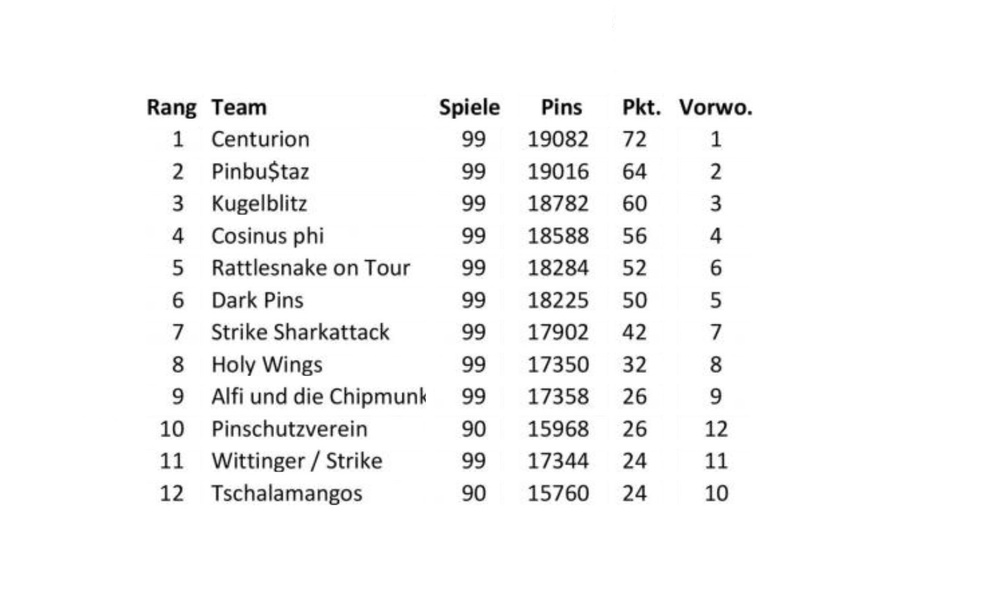
#> input picture Table structure recognition/unbordered_example.jpg, 1000 x 600 px, shrunk from 1632 x 980 before the run
$ jupyter execute 'borderless table.ipynb'
#> lines starting #> are read from the running program, lines starting #| are printed output that depends on the picture; after the words box and inside, x2 and y2 are one past the last pixel; in counts of white or black regions, pixels touching at a corner belong together
[cell 1]
import cv2
import numpy as np
import pandas as pd
import matplotlib.pyplot as plt

[cell 2]
img = cv2.imread("unbordered_example.jpg")
#> img is the input picture: shape (600, 1000, 3); min 0, max 255, mean 246.6
img = cv2.cvtColor(img, cv2.COLOR_BGR2GRAY)
#> img: shape (600, 1000)
img_height, img_width = img.shape
img.shape

[cell 3]
plt.imshow(img)
plt.show()

[cell 4]
# img_bin = cv2.adaptiveThreshold(img, 255, cv2.ADAPTIVE_THRESH_GAUSSIAN_C, cv2.THRESH_BINARY, 5, 5)
thresh, img_bin = cv2.threshold(img, 180, 255, cv2.THRESH_BINARY)
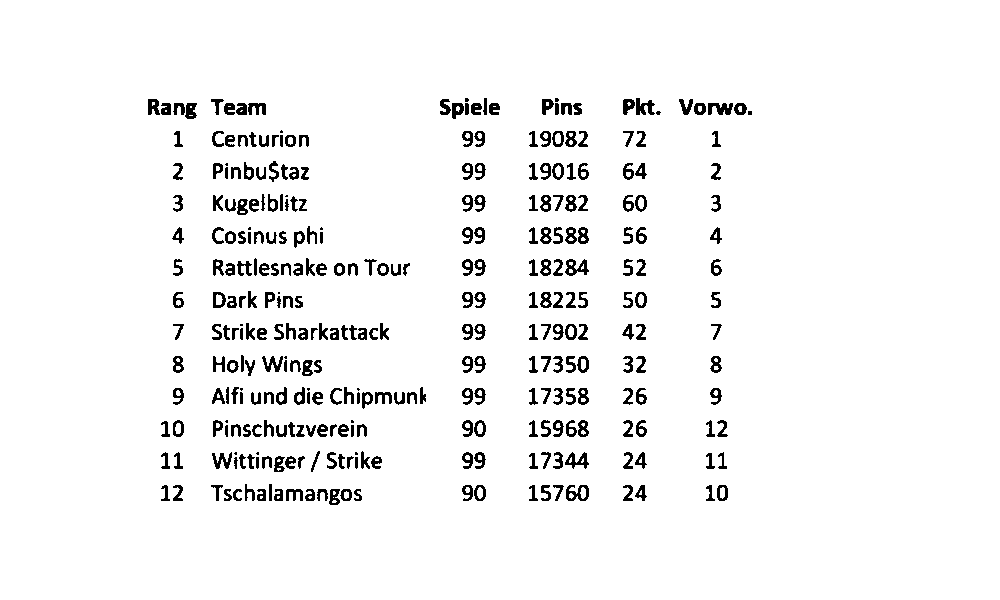
#> img_bin: shape (600, 1000); 95.5% white; 329 black regions (20 under 20 px), largest, box (x1, y1, x2, y2) and area: (565, 259, 589, 276) 212, (566, 485, 589, 501) 209, (708, 103, 733, 115) 206
plt.imshow(img_bin)
plt.show()

[cell 5]
img_median = cv2.medianBlur(img_bin, 3)
#> img_median: shape (600, 1000); 95.6% white; 303 black regions (17 under 20 px), largest, box (x1, y1, x2, y2) and area: (623, 98, 654, 115) 324, (440, 98, 469, 119) 308, (565, 227, 589, 244) 260
plt.imshow(img_median)
plt.show()

[cell 6]
ver_kernel = cv2.getStructuringElement(cv2.MORPH_RECT, (9, img_height*2)) #shape (kernel_len, 1) inverted! xD
vertical_lines = cv2.erode(img_median, ver_kernel, iterations=1)
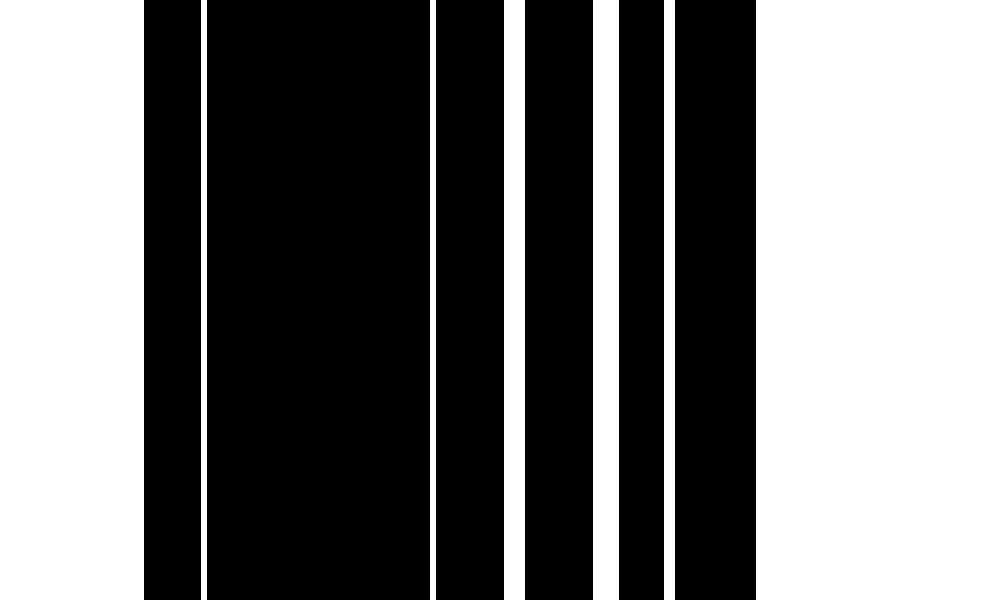
#> vertical_lines: shape (600, 1000); 45.8% white; 7 white regions, largest, box (x1, y1, x2, y2) and area: (756, 0, 1000, 600) 146400, (0, 0, 144, 600) 86400, (593, 0, 619, 600) 15600
plt.imshow(vertical_lines)
plt.show()

[cell 7]
hor_kernel = cv2.getStructuringElement(cv2.MORPH_RECT, (img_width*2, 9)) #shape (kernel_len, 1) inverted! xD
horizontal_lines = cv2.erode(img_median, hor_kernel, iterations=1)
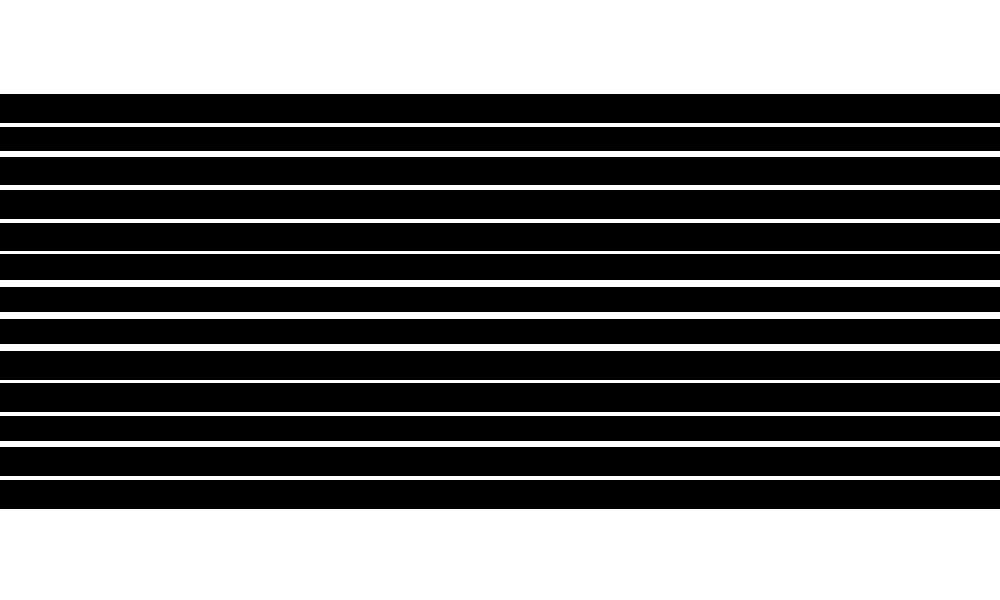
#> horizontal_lines: shape (600, 1000); 40.8% white; 14 white regions, largest, box (x1, y1, x2, y2) and area: (0, 0, 1000, 94) 94000, (0, 509, 1000, 600) 91000, (0, 280, 1000, 287) 7000
plt.imshow(horizontal_lines)
plt.show()

[cell 8]
img_vh = cv2.addWeighted(vertical_lines, 0.5, horizontal_lines, 0.5, 0.0)
plt.imshow(img_vh)
plt.show()

[cell 9]
img_vh

[cell 10]
~img_vh

[cell 11]
kernel = cv2.getStructuringElement(cv2.MORPH_RECT, (2, 2))
img_vh = cv2.erode(~img_vh, kernel, iterations=2)
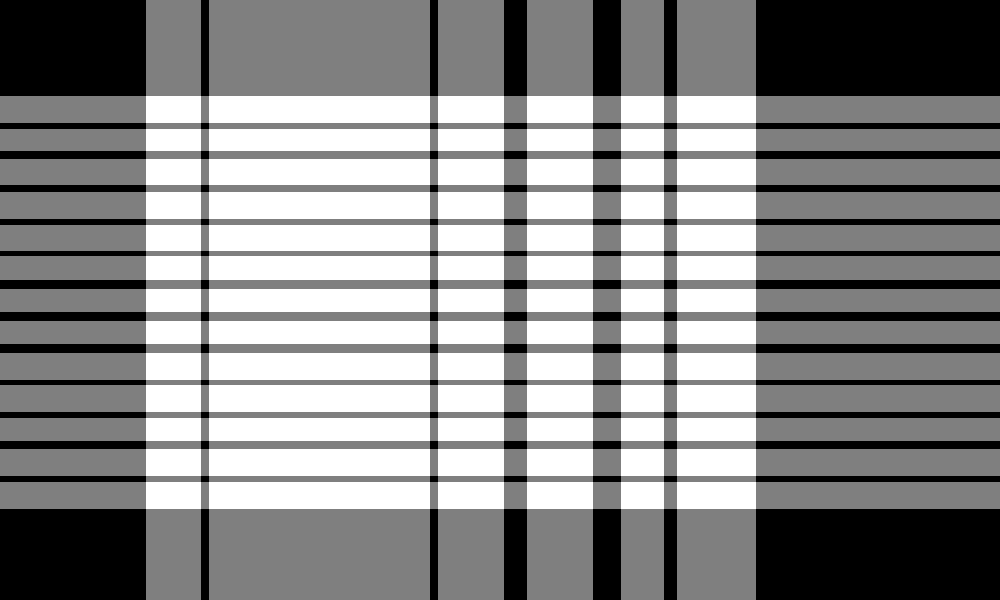
#> img_vh: shape (600, 1000); min 0, max 255, mean 137.2
plt.imshow(img_vh)
plt.show()

[cell 12]
thresh, img_vh = cv2.threshold(img_vh, 128, 255, cv2.THRESH_BINARY )
#> img_vh: shape (600, 1000); 29.1% white; 78 white regions
plt.imshow(img_vh)
plt.show()

[cell 13]
bitxor = cv2.bitwise_xor(img, img_vh)
bitnot = cv2.bitwise_not(bitxor)
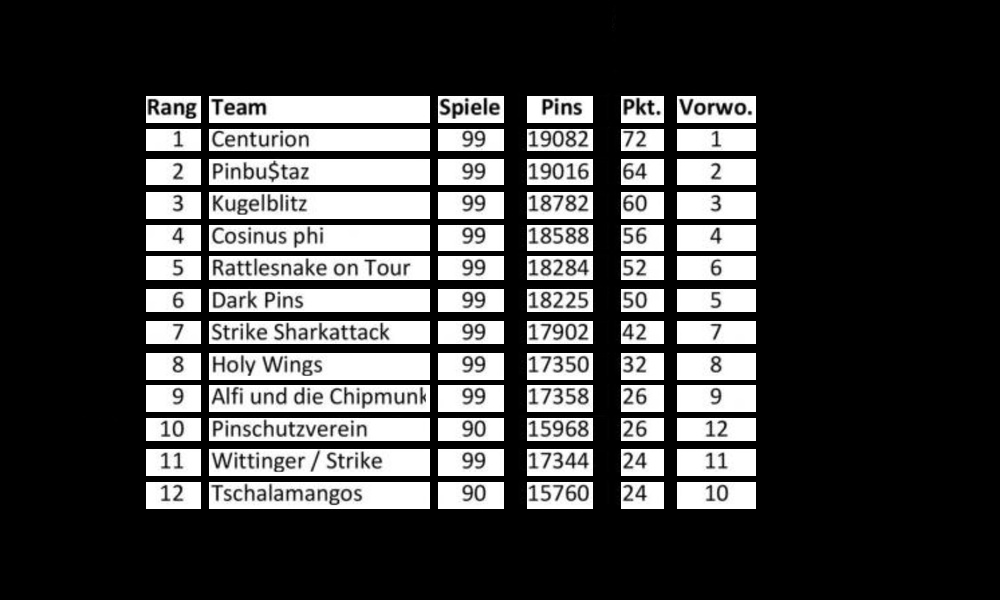
#> bitnot: shape (600, 1000); min 0, max 255, mean 65.8
plt.imshow(bitnot)
plt.show()

[cell 14]
contours, hierarchy = cv2.findContours(img_vh, cv2.RETR_TREE, cv2.CHAIN_APPROX_SIMPLE)
#> contours = 78 contours; largest, box (x1, y1, x2, y2) and area: (209, 482, 430, 509) 5720, (209, 449, 430, 476) 5720, (209, 385, 430, 412) 5720, (209, 353, 430, 380) 5720, (209, 192, 430, 219) 5720

def sort_contours(cnts, method="left-to-right"):
    # initialize the reverse flag and sort index
#> called with method = 'top-to-bottom'
    reverse = False
    i = 0
    # handle if we need to sort in reverse
    if method == "right-to-left" or method == "bottom-to-top":
        reverse = True
    # handle if we are sorting against the y-coordinate rather than
    # the x-coordinate of the bounding box
    if method == "top-to-bottom" or method == "bottom-to-top":
        i = 1
    # construct the list of bounding boxes and sort them from top to
    # bottom
    boundingBoxes = [cv2.boundingRect(c) for c in cnts]
#> boundingBoxes = 78 items, first 6: (677, 482, 79, 27), (621, 482, 43, 27), (527, 482, 66, 27), (438, 482, 66, 27), (209, 482, 221, 27), (146, 482, 55, 27)
    (cnts, boundingBoxes) = zip(*sorted(zip(cnts, boundingBoxes),
                                        key=lambda b: b[1][i], reverse=reverse))
#> cnts = 78 contours; largest, box (x1, y1, x2, y2) and area: (209, 96, 430, 123) 5720, (209, 192, 430, 219) 5720, (209, 353, 430, 380) 5720, (209, 385, 430, 412) 5720, (209, 449, 430, 476) 5720; boundingBoxes = 78 items, first 6: (677, 96, 79, 27), (621, 96, 43, 27), (527, 96, 66, 27), (438, 96, 66, 27), (209, 96, 221, 27), (146, 96, 55, 27)
    # return the list of sorted contours and bounding boxes
    return (cnts, boundingBoxes)


# Sort all the contours by top to bottom.
contours, boundingBoxes = sort_contours(contours, method="top-to-bottom")
#> contours has the same summary as cnts in sort_contours

# Creating a list of heights for all detected boxes
heights = [boundingBoxes[i][3] for i in range(len(boundingBoxes))]
#> heights = 78 values, max 27 at index 0, min 22 at index 6, mean 25.31

# Get mean of heights
mean = np.mean(heights)
#> mean = 25.31

# Create list box to store all boxes in
box = []
# Get position (x,y), width and height for every contour and show the contour on image
#print("lencontours", len(contours))
for c in contours:
    x, y, w, h = cv2.boundingRect(c)
    #print("x", x, "y", y, "w", w, "h", h)
    if (w < 0.9*img_width and h < 0.9*img_height):
        image = cv2.rectangle(img, (x, y), (x + w, y + h), (0, 255, 0), 2)
        box.append([x, y, w, h])
#> this loop made 78 passes
#> (c, x, y, w, h) on passes 1 to 6: ([[677, 96], [677, 122], [755, 122], [755, 96]], 677, 96, 79, 27), ([[621, 96], [621, 122], [663, 122], [663, 96]], 621, 96, 43, 27), ([[527, 96], [527, 122], [592, 122], [592, 96]], 527, 96, 66, 27), ([[438, 96], [438, 122], [503, 122], [503, 96]], 438, 96, 66, 27), ([[209, 96], [209, 122], [429, 122], [429, 96]], 209, 96, 221, 27), ([[146, 96], [146, 122], [200, 122], [200, 96]], 146, 96, 55, 27)
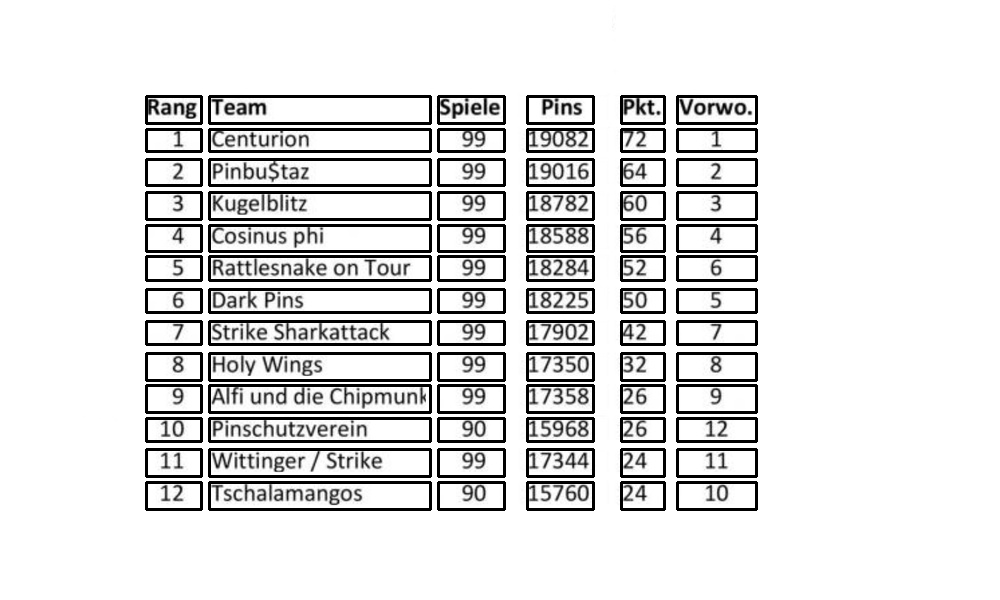
#> img: shape (600, 1000); min 0, max 255, mean 224.2
#> after the loop, box = 78 items, first 6: [677, 96, 79, 27], [621, 96, 43, 27], [527, 96, 66, 27], [438, 96, 66, 27], [209, 96, 221, 27], [146, 96, 55, 27]

plt.imshow(image)
plt.show()

[cell 15]
box
#> Out has the same summary as box

[cell 16]
row = []
column = []
j = 0

# Sorting the boxes to their respective row and column
for i in range(len(box)):
    if (i == 0):
        column.append(box[i])
        previous = box[i]

    else:
        if (box[i][1] <= previous[1] + mean / 2):
            column.append(box[i])
            previous = box[i]

            if (i == len(box) - 1):
                row.append(column)

        else:
            row.append(column)
            column = []
            previous = box[i]
            column.append(box[i])
#> this loop made 78 passes
#> after the loop, row = 13 items

len(row), len(column)
#> Out = (13, 6)

[cell 17]
row

[cell 18]
# checking the results
for i in range(len(row)):
    for j in range(len(row[i])):
        image = cv2.rectangle(img_bin, (row[i][j][0], row[i][j][1]), ((row[i][j][0] + row[i][j][2], row[i][j][1] + row[i][j][3])), (0, 0, 0), 2)
#> this loop made 13 passes
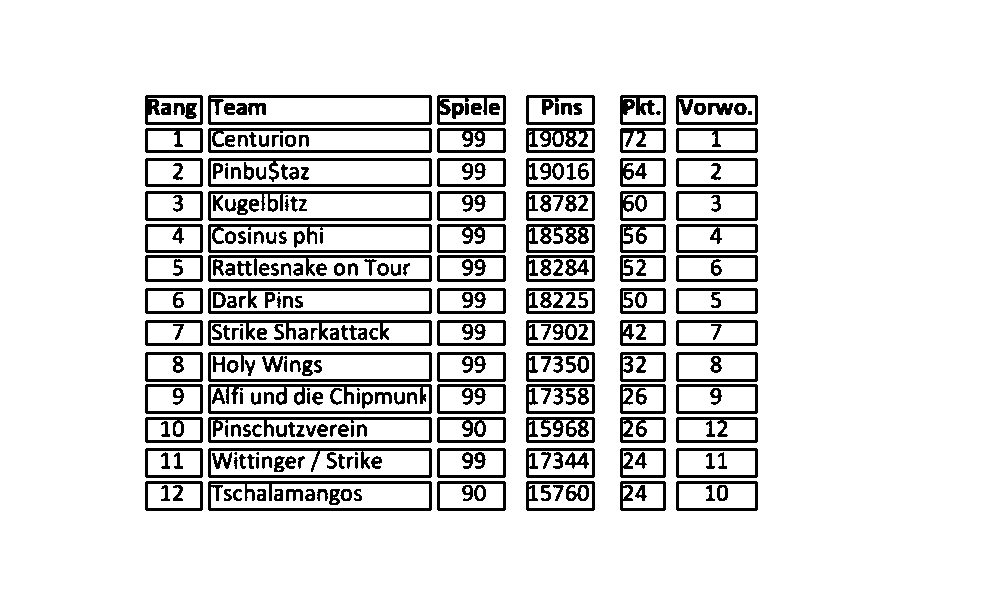
#> img_bin: shape (600, 1000); 86.7% white; 313 black regions (13 under 20 px), largest, box (x1, y1, x2, y2) and area: (208, 384, 432, 414) 1980, (208, 320, 432, 346) 1823, (208, 481, 432, 511) 1687

plt.imshow(image)
plt.show()
